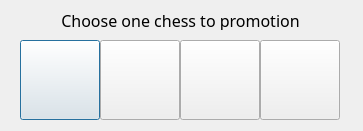
<?xml version="1.0" encoding="UTF-8"?>
<ui version="4.0">
 <class>pawnpro</class>
 <widget class="QDialog" name="pawnpro">
  <property name="geometry">
   <rect>
    <x>0</x>
    <y>0</y>
    <width>363</width>
    <height>131</height>
   </rect>
  </property>
  <property name="windowTitle">
   <string>Promotion</string>
  </property>
  <widget class="QPushButton" name="pushButton">
   <property name="geometry">
    <rect>
     <x>20</x>
     <y>40</y>
     <width>80</width>
     <height>80</height>
    </rect>
   </property>
   <property name="styleSheet">
    <string notr="true"/>
   </property>
   <property name="text">
    <string/>
   </property>
   <property name="iconSize">
    <size>
     <width>32</width>
     <height>32</height>
    </size>
   </property>
  </widget>
  <widget class="QPushButton" name="pushButton_2">
   <property name="geometry">
    <rect>
     <x>100</x>
     <y>40</y>
     <width>80</width>
     <height>80</height>
    </rect>
   </property>
   <property name="text">
    <string/>
   </property>
   <property name="iconSize">
    <size>
     <width>32</width>
     <height>32</height>
    </size>
   </property>
  </widget>
  <widget class="QPushButton" name="pushButton_3">
   <property name="geometry">
    <rect>
     <x>180</x>
     <y>40</y>
     <width>80</width>
     <height>80</height>
    </rect>
   </property>
   <property name="text">
    <string/>
   </property>
   <property name="iconSize">
    <size>
     <width>32</width>
     <height>32</height>
    </size>
   </property>
  </widget>
  <widget class="QPushButton" name="pushButton_4">
   <property name="geometry">
    <rect>
     <x>260</x>
     <y>40</y>
     <width>80</width>
     <height>80</height>
    </rect>
   </property>
   <property name="text">
    <string/>
   </property>
   <property name="iconSize">
    <size>
     <width>32</width>
     <height>32</height>
    </size>
   </property>
  </widget>
  <widget class="QLabel" name="label">
   <property name="geometry">
    <rect>
     <x>0</x>
     <y>10</y>
     <width>361</width>
     <height>20</height>
    </rect>
   </property>
   <property name="font">
    <font>
     <family>Copperplate Gothic Bold</family>
     <pointsize>12</pointsize>
    </font>
   </property>
   <property name="text">
    <string>Choose one chess to promotion</string>
   </property>
   <property name="alignment">
    <set>Qt::AlignCenter</set>
   </property>
  </widget>
 </widget>
 <resources/>
 <connections/>
</ui>
